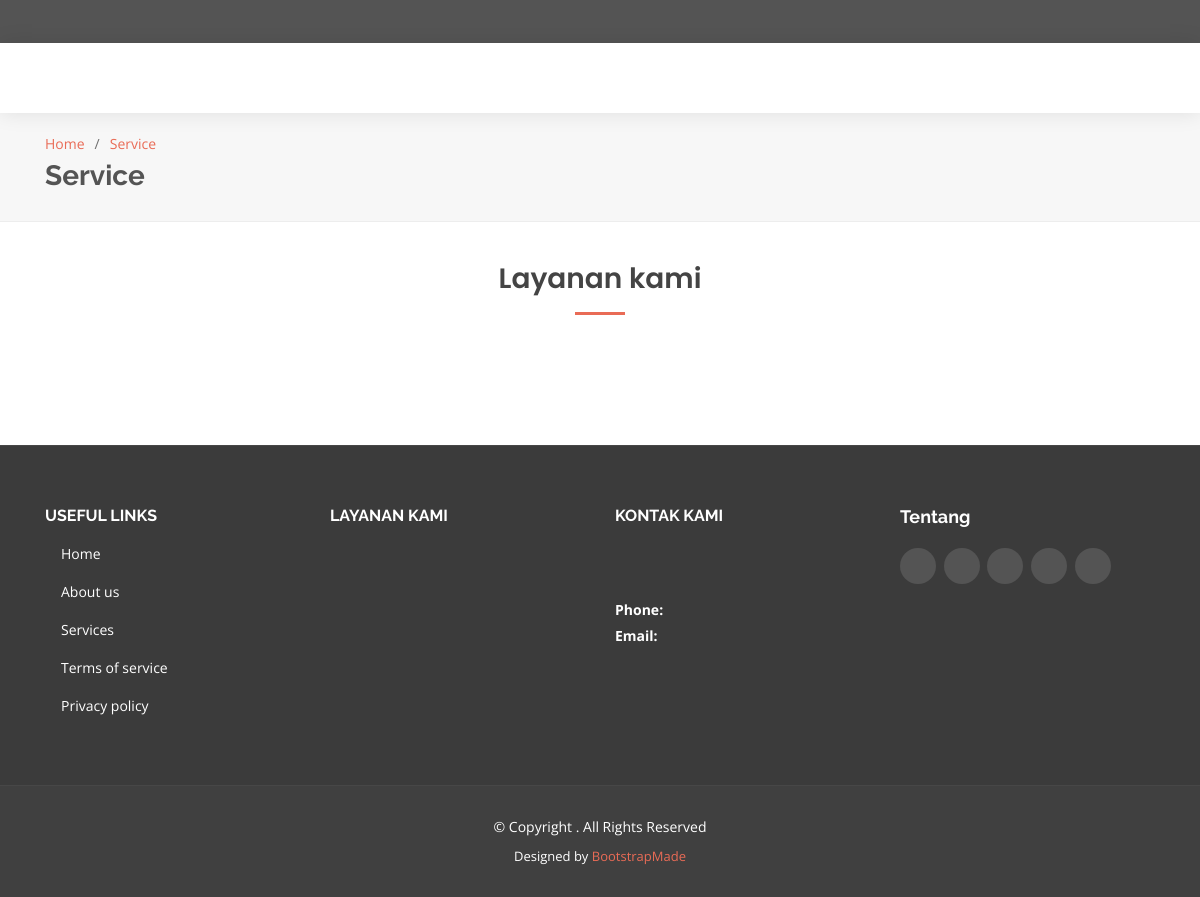
Before: /index.php/service with the older database file.
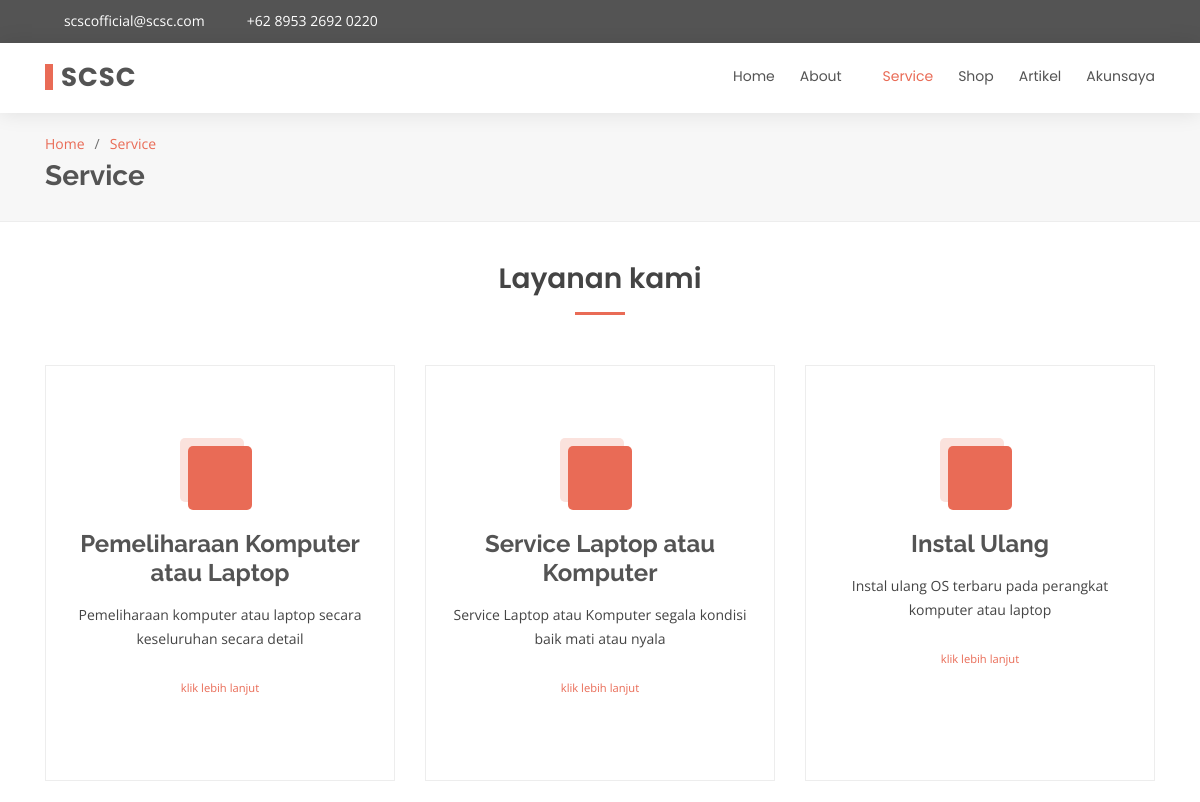
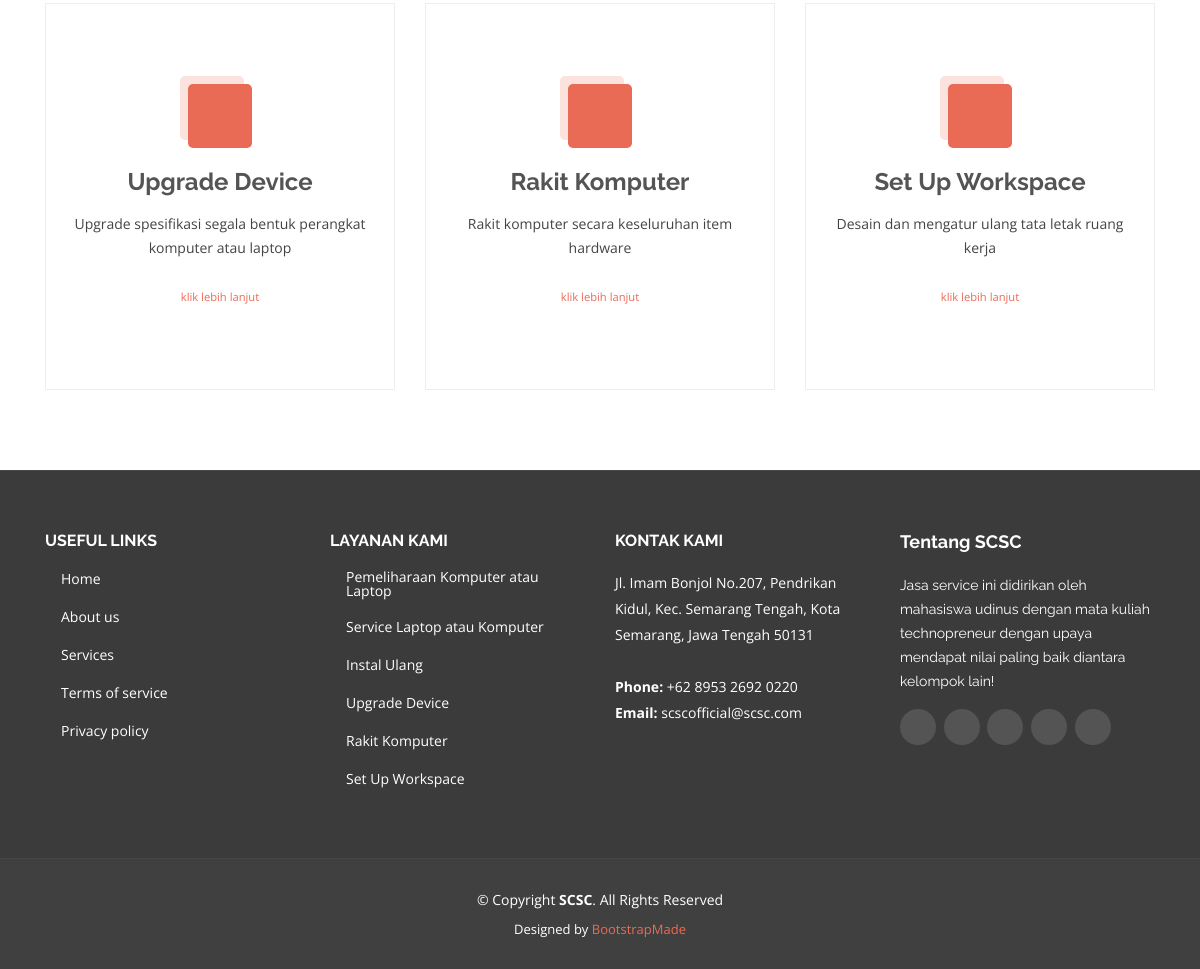
After: the same page with the newer database file (2 pictures, top to bottom).
### tables this page shows
CREATE TABLE `homemenu` (
  `id` int(191) NOT NULL,
  `name` varchar(191) NOT NULL,
  `value` varchar(191) NOT NULL,
  `status` int(191) NOT NULL
);

CREATE TABLE `service` (
  `id` int(191) NOT NULL,
  `icon` varchar(191) NOT NULL,
  `name` varchar(191) NOT NULL,
  `description` text NOT NULL,
  `estimation` varchar(191) NOT NULL,
  `level` int(191) NOT NULL,
  `price` int(191) NOT NULL,
  `status` int(191) NOT NULL
);

### application/controllers/Service.php (called while the page is built, shortened)
<?php
class service extends CI_Controller
{
    public function index()
    {
        $data['title'] = "SCSC - Service";
        $tempVar = $this->scsc->getAll("homemenu");
        $data['menu'] = $tempVar;
        $tempVar = $this->scsc->getAll("homemenuabout");
        $data['submenu'] = $tempVar;
        $tempVar = $this->scsc->getData("profil",array('name'=>'tentang'));
        $tempVar = $tempVar[0]["value"];
        $data['tentang'] = $tempVar;
        $tempVar = $this->scsc->getData("profil",array('name'=>'logo'));
        $tempVar = $tempVar[0]["value"];
        $data['logo'] = $tempVar;
        $tempVar = $this->scsc->getData("profil",array('name'=>'singkatan'));
        $tempVar = $tempVar[0]["value"];
        $data['singkatan'] = $tempVar;
        $tempVar = $this->scsc->getData("profil",array('name'=>'email'));
        $tempVar = $tempVar[0]["value"];
        $data['email'] = $tempVar;
        $tempVar = $this->scsc->getData("profil",array('name'=>'alamat'));
        $tempVar = $tempVar[0]["value"];
        $data['alamat'] = $tempVar;
        $tempVar = $this->scsc->getData("profil",array('name'=>'telp'));
        $tempVar = $tempVar[0]["value"];
        $data['telp'] = $tempVar;
        $tempVar = $this->scsc->getData("profil",array('name'=>'twitter'));
        $tempVar = $tempVar[0]["value"];
        $data['twitter'] = $tempVar;
        $tempVar = $this->scsc->getData("profil",array('name'=>'facebook'));
        $tempVar = $tempVar[0]["value"];
        $data['facebook'] = $tempVar;
        $tempVar = $this->scsc->getData("profil",array('name'=>'instagram'));
        $tempVar = $tempVar[0]["value"];
        $data['instagram'] = $tempVar;
        $tempVar = $this->scsc->getData("profil",array('name'=>'skype'));
        $tempVar = $tempVar[0]["value"];
        $data['skype'] = $tempVar;
        $tempVar = $this->scsc->getData("profil",array('name'=>'linkedin'));
        $tempVar = $tempVar[0]["value"];
        $data['linkedin'] = $tempVar;
        $tempVar = $this->scsc->getData("service",array('status'=>'1'));
        $data['services'] = $tempVar;
        $data['link'] = "Service";
        $data['active'] = 3;
        $data['dd'] = 2;
        $data['dda'] = 0;
        $this->load->view('home/header', $data);
        $this->load->view('home/top', $data);
        $this->load->view('layanan/services');
        $this->load->view('home/footer', $data);
    }
}

### index.php (called while the page is built, shortened)
<?php
require_once BASEPATH.'core/CodeIgniter.php';

### application/models/scsc.php (called while the page is built, shortened)
<?php
class scsc extends CI_Model
{
    public function getData($dataBase, $where)
    {
        return $this->db->get_where($dataBase, $where)->result_array();
    }
    public function getAll($tabel)
    {
        return $this->db->get($tabel)->result_array();
    }
}

### application/views/layanan/services.php (the view, shortened to what the changed rows need)
<main id="main">
  <section id="breadcrumbs" class="breadcrumbs">
    <div class="container">
      <h2><?= $link;?></h2>
    </div>
  </section>
  <section id="services" class="services">
    <div class="container">
      <div class="section-title" data-aos="fade-up">
        <h2>Layanan kami</h2>
      </div>
      <div class="row">
        <?php $a=1 ;
        foreach($services as $service):?>
          <div class="col-lg-4 col-md-6 d-flex align-items-stretch <?php if($a > 3):?>mt-4<?php endif;?>">
            <div class="icon-box">
              <div class="icon"><i class="bx <?= $service['icon'];?>"></i></div>
              <h4><a href=""><?= $service['name'];?></a></h4>
              <p><?= $service['description'];?></p>
              <br>
              <a href="<?= base_url()?>service/serviceitem/<?= $service['name'];?>" class="stretched-link"><p><small>klik lebih lanjut</small></p></a>
            </div>
          </div>
        <?php $a++;
        endforeach;?>
      </div>
    </div>
  </section>
</main>

### application/views/home/top.php (shortened to what the changed rows need)
<body>
  <section id="topbar" class="d-none d-lg-block">
    <div class="container d-flex">
      <div class="contact-info mr-auto">
        <i class="icofont-envelope"></i><a href="mailto:<?= $email; ?>" target="_blank" ><?= $email; ?></a>
        <i class="icofont-phone"></i> <a href="tel:<?= $telp; ?>" target="_blank" ><?= $telp; ?></a>
      </div>
    </div>
  </section>
  <header id="header">
    <div class="container d-flex">
      <div class="logo mr-auto">
        <h1 class="text-light"><a href="<?= base_url()?>"><span><?= $singkatan; ?></span></a></h1>
      </div>
      <nav class="nav-menu d-none d-lg-block">
        <ul>
          <?php $a=1;
            foreach($menu as $nama):?>
            <?php if($a == $active && $nama['id'] != $dd):?>
              <li class="active"><a href="<?= base_url().strtolower($nama['value']);?>"><?= $nama['name'];?></a></li>
            <?php elseif($nama['id'] == $dd):?>
              <li class="drop-down"><a href="#"><?= $nama['name'];?></a>
              </li>
            <?php else:?>
              <li><a href="<?= base_url().strtolower($nama['value']);?>"><?= $nama['name'];?></a></li>
            <?php endif;?>
            <?php $a++;?>
          <?php endforeach;?>
        </ul>
      </nav>
    </div>
  </header>

### application/views/home/footer.php (shortened to what the changed rows need)
<footer id="footer">
  <div class="footer-top">
    <div class="container">
      <div class="row">
        <div class="col-lg-3 col-md-6 footer-links">
          <ul>
            <?php foreach($services as $service):?>
              <li><i class="bx bx-chevron-right"></i> <a href="<?= base_url()?>service/serviceitem/<?= $service['name'];?>"><?= $service['name']; ?></a></li>
            <?php endforeach;?>
          </ul>
        </div>
        <div class="col-lg-3 col-md-6 footer-contact">
          <h4>Kontak kami</h4>
          <p>
            <?= $alamat; ?>
            <br><br>
            <strong>Phone:</strong> <?= $telp; ?><br>
            <strong>Email:</strong> <a href="mailto:<?= $email; ?>" target="_blank" class="text-white"><?= $email; ?></a><br>
          </p>
        </div>
        <div class="col-lg-3 col-md-6 footer-info">
          <h3>Tentang <?= $singkatan;?></h3>
          <p><?= ucfirst($tentang);?></p>
          <div class="social-links mt-3">
            <a href="<?= $twitter; ?>" target="_blank" class="twitter"><i class="icofont-twitter"></i></a>
            <a href="<?= $facebook; ?>" target="_blank" class="facebook"><i class="icofont-facebook"></i></a>
            <a href="<?= $instagram; ?>" target="_blank" class="instagram"><i class="icofont-instagram"></i></a>
            <a href="<?= $skype; ?>" target="_blank" class="skype"><i class="icofont-skype"></i></a>
            <a href="<?= $linkedin; ?>" target="_blank" class="linkedin"><i class="icofont-linkedin"></i></i></a>
          </div>
        </div>
      </div>
    </div>
  </div>
  <div class="container">
    <div class="copyright">
      &copy; Copyright <strong><span><?= $singkatan; ?></span></strong>. All Rights Reserved
    </div>
  </div>
</footer>
</body>
</html>

Changed rows visible on the page:
added homemenu: name "Home"
added homemenu: name "About"
added homemenu: name "Service"
added homemenu: name "Shop"
added homemenu: name "Artikel"
added homemenu: name "Akunsaya"
added service: name "Pemeliharaan Komputer atau Laptop", description "Pemeliharaan komputer atau laptop secara keseluruhan secara detail"
added service: name "Service Laptop atau Komputer", description "Service Laptop atau Komputer segala kondisi baik mati atau nyala"
added service: name "Instal Ulang", description "Instal ulang OS terbaru pada perangkat komputer atau laptop"
added service: name "Upgrade Device", description "Upgrade spesifikasi segala bentuk perangkat komputer atau laptop"
added service: name "Rakit Komputer", description "Rakit komputer secara keseluruhan item hardware"
added service: name "Set Up Workspace", description "Desain dan mengatur ulang tata letak ruang kerja"
Other visible differences:
$email: (not shown) → "scscofficial@scsc.com"
$telp: (not shown) → "+62 8953 2692 0220"
$singkatan: (not shown) → "SCSC"
$alamat: (not shown) → "Jl. Imam Bonjol No.207, Pendrikan Kidul, Kec. Semarang Tengah, Kota Semarang, Jawa Tengah 50131"
$tentang: (not shown) → "Jasa service ini didirikan oleh mahasiswa udinus dengan mata kuliah technopreneur dengan upaya mendapat nilai paling baik diantara kelompok lain!"
